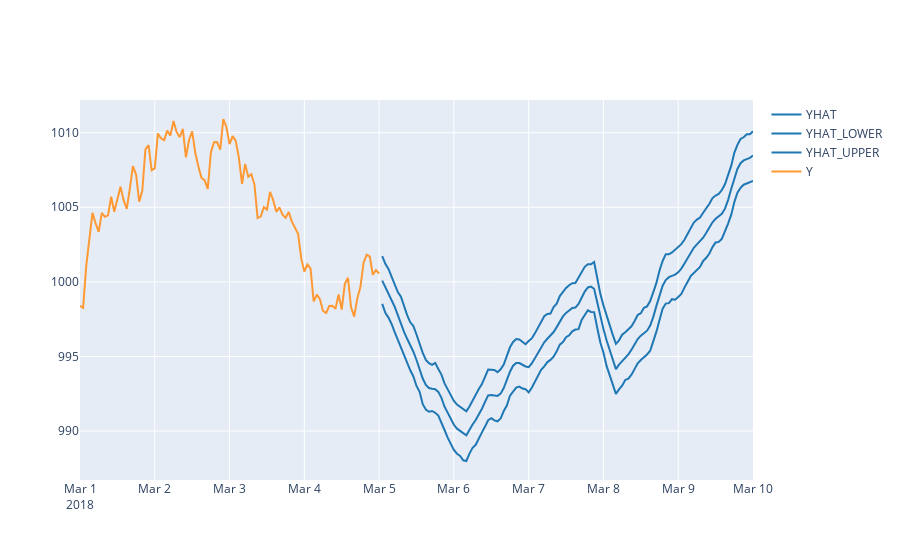

The notebook cell this image was saved under:
### Code cell
agent.chat("visualize the prediction result using forecast line plot and compared with the actual table AMF_TRAIN")
